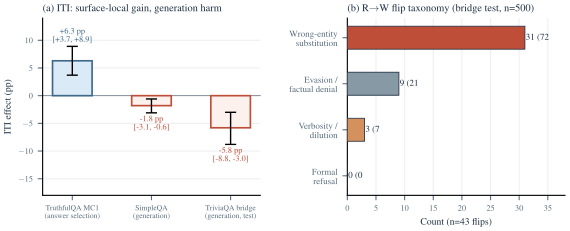

Reproduce this figure in Python.
"""
Figure 3 (workshop): Surface-Local Control and Bridge Failure Modes.

Simplified 2-panel version of the archived long-draft Figure 3 script.
Panel A: ITI effect across task types (bar chart).
Panel B: Right-to-wrong flip taxonomy (horizontal bar).
Panel C (substitution examples) becomes a LaTeX table in the paper.

ICML two-column format (figure* full-width, 6.75in, PDF output).

Usage:
    uv run python paper/icml/figures/fig3_bridge.py
"""

from __future__ import annotations

import json
from pathlib import Path

import matplotlib

matplotlib.use("Agg")
matplotlib.rcParams["pdf.fonttype"] = 42
matplotlib.rcParams["ps.fonttype"] = 42
import matplotlib.pyplot as plt  # noqa: E402
import numpy as np  # noqa: E402

ROOT = Path(__file__).resolve().parents[3]
OUTPUT = ROOT / "paper/icml/figures/fig3_bridge.pdf"
IRR_SUMMARY = ROOT / "data/judge_validation/bridge_irr/bridge_irr_summary.json"

TITLE_COLOR = "#1E3044"
SUBTITLE_COLOR = "#5A6E7F"
BG_COLOR = "#FFFFFF"

C_POSITIVE = "#3E6A8A"
C_NEGATIVE = "#BF4E38"
C_POSITIVE_FILL = "#DAEAF6"
C_NEGATIVE_FILL = "#FDF1ED"

C_SUBSTITUTION = "#BF4E38"
C_EVASION = "#8899A6"
C_VERBOSITY = "#D4915E"
C_OTHER = "#B8C5D0"

plt.rcParams.update(
    {
        "font.family": "serif",
        "font.serif": ["Times", "Times New Roman"],
        "text.usetex": True,
        "text.color": TITLE_COLOR,
        "axes.labelcolor": TITLE_COLOR,
        "xtick.color": SUBTITLE_COLOR,
        "ytick.color": SUBTITLE_COLOR,
        "font.size": 7,
    }
)

PANEL_A_DATA = [
    {
        "label": "TruthfulQA MC1\n(answer selection)",
        "delta": +6.3,
        "ci_lo": +3.7,
        "ci_hi": +8.9,
        "direction": "positive",
    },
    {
        "label": "SimpleQA\n(generation)",
        "delta": -1.8,
        "ci_lo": -3.1,
        "ci_hi": -0.6,
        "direction": "negative",
    },
    {
        "label": "TriviaQA bridge\n(generation, test)",
        "delta": -5.8,
        "ci_lo": -8.8,
        "ci_hi": -3.0,
        "direction": "negative",
    },
]


def load_flip_taxonomy() -> list[tuple[str, int, str]]:
    if not IRR_SUMMARY.exists():
        raise FileNotFoundError(
            f"Missing adjudicated bridge IRR summary: {IRR_SUMMARY}"
        )
    payload = json.loads(IRR_SUMMARY.read_text(encoding="utf-8"))
    if payload.get("status") != "adjudicated":
        status = payload.get("status")
        raise ValueError(
            f"Bridge IRR summary must be adjudicated, found status={status!r}"
        )
    categories = payload["direction_summaries"]["right_to_wrong"]["categories"]
    return [
        (
            "Wrong-entity\nsubstitution",
            int(categories["wrong_entity_substitution"]["count"]),
            C_SUBSTITUTION,
        ),
        (
            "Evasion /\nfactual denial",
            int(categories["evasion_or_factual_denial"]["count"]),
            C_EVASION,
        ),
        (
            "Verbosity /\ndilution",
            int(categories["answer_dilution"]["count"]),
            C_VERBOSITY,
        ),
        (
            "Formal\nrefusal",
            int(categories["formal_refusal"]["count"]),
            C_OTHER,
        ),
    ]


def draw_panel_a(ax: plt.Axes) -> None:
    n = len(PANEL_A_DATA)
    x = np.arange(n)
    deltas = [float(d["delta"]) for d in PANEL_A_DATA]
    ci_los = [float(d["ci_lo"]) for d in PANEL_A_DATA]
    ci_his = [float(d["ci_hi"]) for d in PANEL_A_DATA]
    err_lo = [d - lo for d, lo in zip(deltas, ci_los)]
    err_hi = [hi - d for d, hi in zip(deltas, ci_his)]

    fill_colors = [
        C_POSITIVE_FILL if d["direction"] == "positive" else C_NEGATIVE_FILL
        for d in PANEL_A_DATA
    ]
    edge_colors = [
        C_POSITIVE if d["direction"] == "positive" else C_NEGATIVE for d in PANEL_A_DATA
    ]

    bars = ax.bar(
        x,
        deltas,
        color=fill_colors,
        edgecolor=edge_colors,
        linewidth=1.2,
        width=0.50,
        zorder=3,
        yerr=[err_lo, err_hi],
        capsize=4,
        error_kw=dict(linewidth=1.0, capthick=1.0, color=SUBTITLE_COLOR),
    )

    for i, (bar, d) in enumerate(zip(bars, PANEL_A_DATA)):
        delta = float(d["delta"])
        ci_lo_val = float(d["ci_lo"])
        ci_hi_val = float(d["ci_hi"])
        ci_text = f"[{ci_lo_val:+.1f}, {ci_hi_val:+.1f}]"
        sign = "+" if delta > 0 else ""
        if delta >= 0:
            y_pos = delta + err_hi[i] + 0.5
            va = "bottom"
        else:
            y_pos = delta - err_lo[i] - 0.5
            va = "top"
        ax.text(
            bar.get_x() + bar.get_width() / 2,
            y_pos,
            f"{sign}{delta:.1f} pp\n{ci_text}",
            ha="center",
            va=va,
            fontsize=6,
            fontweight="bold",
            color=edge_colors[i],
            linespacing=1.15,
        )

    labels = [str(d["label"]) for d in PANEL_A_DATA]
    ax.set_xticks(x)
    ax.set_xticklabels(labels, fontsize=5.5)
    ax.axhline(0, color=SUBTITLE_COLOR, linewidth=0.6, linestyle="-", zorder=1)
    ax.set_ylabel("ITI effect (pp)", fontsize=7, fontweight="bold")
    ax.set_title(
        "(a) ITI: surface-local gain, generation harm",
        fontsize=7.5,
        fontweight="bold",
        color=TITLE_COLOR,
        loc="left",
        pad=5,
    )
    ax.set_ylim(-18, 14)
    ax.spines["top"].set_visible(False)
    ax.spines["right"].set_visible(False)
    ax.tick_params(axis="y", labelsize=6)
    ax.grid(axis="y", alpha=0.2, zorder=0)


def draw_panel_b(ax: plt.Axes) -> None:
    flip_taxonomy = load_flip_taxonomy()
    labels = [t[0] for t in flip_taxonomy]
    counts = [t[1] for t in flip_taxonomy]
    colors = [t[2] for t in flip_taxonomy]

    y = np.arange(len(labels))
    bars = ax.barh(
        y,
        counts,
        color=colors,
        edgecolor=[TITLE_COLOR] * len(labels),
        linewidth=0.6,
        height=0.50,
        zorder=3,
    )

    total = sum(counts)
    for bar, count in zip(bars, counts):
        pct = count / total * 100
        ax.text(
            bar.get_width() + 0.15,
            bar.get_y() + bar.get_height() / 2,
            f"{count}  ({pct:.0f}%)",
            ha="left",
            va="center",
            fontsize=6.5,
            fontweight="bold",
            color=TITLE_COLOR,
        )

    ax.set_yticks(y)
    ax.set_yticklabels(labels, fontsize=6.5)
    ax.invert_yaxis()
    ax.set_xlabel("Count (n=43 flips)", fontsize=7, fontweight="bold")
    ax.set_title(
        r"(b) R$\rightarrow$W flip taxonomy (bridge test, n=500)",
        fontsize=7.5,
        fontweight="bold",
        color=TITLE_COLOR,
        loc="left",
        pad=5,
    )
    ax.set_xlim(0, 38.0)
    ax.spines["top"].set_visible(False)
    ax.spines["right"].set_visible(False)
    ax.tick_params(axis="x", labelsize=6)
    ax.grid(axis="x", alpha=0.2, zorder=0)


def main() -> None:
    fig, (ax_a, ax_b) = plt.subplots(1, 2, figsize=(6.75, 2.3), dpi=300)
    fig.set_facecolor(BG_COLOR)
    fig.subplots_adjust(wspace=0.40)
    draw_panel_a(ax_a)
    draw_panel_b(ax_b)
    fig.savefig(
        OUTPUT, dpi=300, bbox_inches="tight", facecolor=BG_COLOR, pad_inches=0.04
    )
    plt.close(fig)
    print(f"Saved: {OUTPUT}")


if __name__ == "__main__":
    main()
